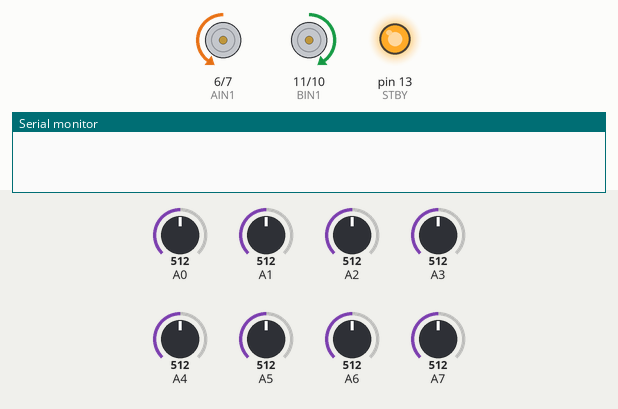
Recording of a sketch running on a simulated Arduino Uno, built with avr-gcc and run on an emulated ATmega328P. On the bench: motor-driver pin pairs drawn as motors (green arrow = first pin HIGH = forward, orange = second pin HIGH = backward, longer = more drive, scaled by the enable pin, stopped while the standby pin is LOW), output pins drawn as LEDs (lit = HIGH), the last lines printed to the serial monitor. The inputs (shaded band) are chosen by the test bench; at power-on: A0 = 512, A1 = 512, A2 = 512, A3 = 512, A4 = 512, A5 = 512, A6 = 512, A7 = 512.

Above: at 0.1 s.
At 13.1 s:
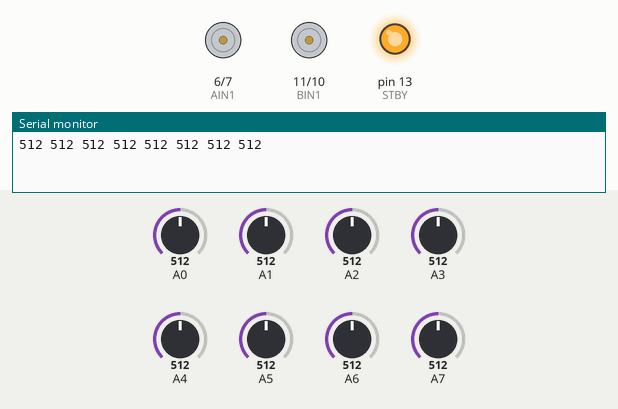
At 14.1 s:
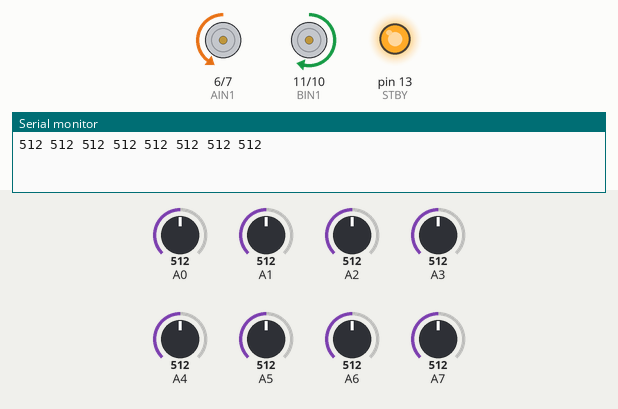
Timing chart, 0 to 15.6 s (numbered marks = the images above):
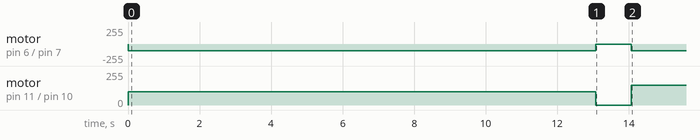

Measured:
- by itself, motor on pin 6 (AIN1) / pin 7 (AIN2): stopped → backward 100/255 at 0.00 s, → stopped 13.1 s later, → backward 100/255 1.0 s later
- by itself, motor on pin 11 (BIN1) / pin 10 (BIN2): stopped → forward 100/255 at 0.00 s, → stopped 13.1 s later, → forward 150/255 1.0 s later

The sketch:

RLS08_encoder.ino
```cpp
#ifndef cbi
#define cbi(sfr, bit) (_SFR_BYTE(sfr) &= ~_BV(bit))
#endif
#ifndef sbi
#define sbi(sfr, bit) (_SFR_BYTE(sfr) |= _BV(bit))
#endif

// Motor Driver Pins
#define PWMA 5
#define AIN1 6  // A01 (Left Motor M1)
#define AIN2 7  // A02 (Left Motor M2)
#define PWMB 9
#define BIN1 11 // B01 (Right Motor M1)
#define BIN2 10 // B02 (Right Motor M2)
#define STBY 13

// Robot Configuration
bool isBlackLine = 1;             // 1 for black line, 0 for white line
unsigned int lineThickness = 30;  // Line thickness in mm (10-35 works best)
unsigned int numSensors = 8;      // Number of sensors

// PID Control
int P, D, I, previousError, PIDvalue;
double error;
int lsp, rsp;
int lfSpeed = 150;
int currentSpeed = 60;
int sensorWeight[8] = {10, 4, 2, 1, -1, -2, -4, -10};  // Sensor weights for error calculation
int activeSensors;
float Kp = 0.8;
float Kd = 0.1;
float Ki = 0.00;

// Sensor Data
int onLine = 1;
int minValues[8], maxValues[8], threshold[8], sensorValue[8], sensorArray[8];

void setup() {
    // Increase ADC speed for faster sensor readings
    sbi(ADCSRA, ADPS2);
    cbi(ADCSRA, ADPS1);
    cbi(ADCSRA, ADPS0);

    Serial.begin(9600);

    // Motor Driver Setup
    pinMode(STBY, OUTPUT);
    digitalWrite(STBY, HIGH);  // Enable motor driver
    pinMode(PWMA, OUTPUT);
    pinMode(AIN1, OUTPUT);
    pinMode(AIN2, OUTPUT);
    pinMode(PWMB, OUTPUT);
    pinMode(BIN1, OUTPUT);
    pinMode(BIN2, OUTPUT);

    // Perform 360-degree calibration at startup
    calibrate();
    delay(1000);  // Wait for calibration to complete
}

void loop() {
    // Follow the black line
    readLine();
    if (currentSpeed < lfSpeed) currentSpeed++;  // Ramp up speed

    if (onLine == 1) {
        linefollow();  // Follow the line using PID control
    } else {
        // If the line is lost, turn to find it
        if (error > 0) {
            motorRight(-100);
            motorLeft(lfSpeed);
        } else {
            motorRight(lfSpeed);
            motorLeft(-100);
        }
    }
}

// Motor Control Functions
void motorLeft(int ispeed) {
    ispeed = constrain(ispeed, -255, 255);
    if (ispeed < 0) {
        digitalWrite(AIN1, LOW);
        digitalWrite(AIN2, HIGH);
    } else if (ispeed > 0) {
        digitalWrite(AIN1, HIGH);
        digitalWrite(AIN2, LOW);
    } else {
        digitalWrite(AIN1, LOW);
        digitalWrite(AIN2, LOW);
    }
    analogWrite(PWMA, abs(ispeed));
}

void motorRight(int ispeed) {
    ispeed = constrain(ispeed, -255, 255);
    if (ispeed < 0) {
        digitalWrite(BIN1, LOW);
        digitalWrite(BIN2, HIGH);
    } else if (ispeed > 0) {
        digitalWrite(BIN1, HIGH);
        digitalWrite(BIN2, LOW);
    } else {
        digitalWrite(BIN1, LOW);
        digitalWrite(BIN2, LOW);
    }
    analogWrite(PWMB, abs(ispeed));
}

// Line Following Function
void linefollow() {
    error = 0;
    activeSensors = 0;

    // Calculate error based on sensor weights
    for (int i = 0; i < 8; i++) {
        error += sensorWeight[i] * sensorArray[i] * sensorValue[i];
        activeSensors += sensorArray[i];
    }
    error = error / activeSensors;

    // PID Calculation
    P = error;
    I = I + error;
    D = error - previousError;

    PIDvalue = (Kp * P) + (Ki * I) + (Kd * D);
    previousError = error;

    // Adjust motor speeds based on PID value
    lsp = currentSpeed - PIDvalue;
    rsp = currentSpeed + PIDvalue;

    lsp = constrain(lsp, 0, 255);
    rsp = constrain(rsp, 0, 255);

    motorRight(lsp);
    motorLeft(rsp);
}

// Read Sensor Values
void readLine() {
    onLine = 0;
    for (int i = 0; i < 8; i++) {
        sensorValue[i] = map(analogRead(i), minValues[i], maxValues[i], isBlackLine ? 0 : 1000, isBlackLine ? 1000 : 0);
        sensorValue[i] = constrain(sensorValue[i], 0, 1000);
        sensorArray[i] = sensorValue[i] > 500;
        if (sensorArray[i]) onLine = 1;
    }
}

// Calibrate Sensors
void calibrate() {
    // Rotate 360 degrees to calibrate sensors
    motorRight(100);
    motorLeft(-100);
    delay(1000);  // Adjust delay for 360-degree rotation
    motorRight(0);
    motorLeft(0);

    // Read sensor values during rotation
    for (int i = 0; i < 8; i++) {
        minValues[i] = analogRead(i);
        maxValues[i] = analogRead(i);
    }

    for (int i = 0; i < 22100; i++) {
        motorRight(100);
        motorLeft(-100);

        for (int j = 0; j < 8; j++) {
            minValues[j] = min(minValues[j], analogRead(j));
            maxValues[j] = max(maxValues[j], analogRead(j));
        }
    }

    // Calculate thresholds
    for (int i = 0; i < 8; i++) {
        threshold[i] = (minValues[i] + maxValues[i]) / 2;
        Serial.print(threshold[i]);
        Serial.print(" ");
    }
    Serial.println();

    motorRight(0);
    motorLeft(0);
}
```
